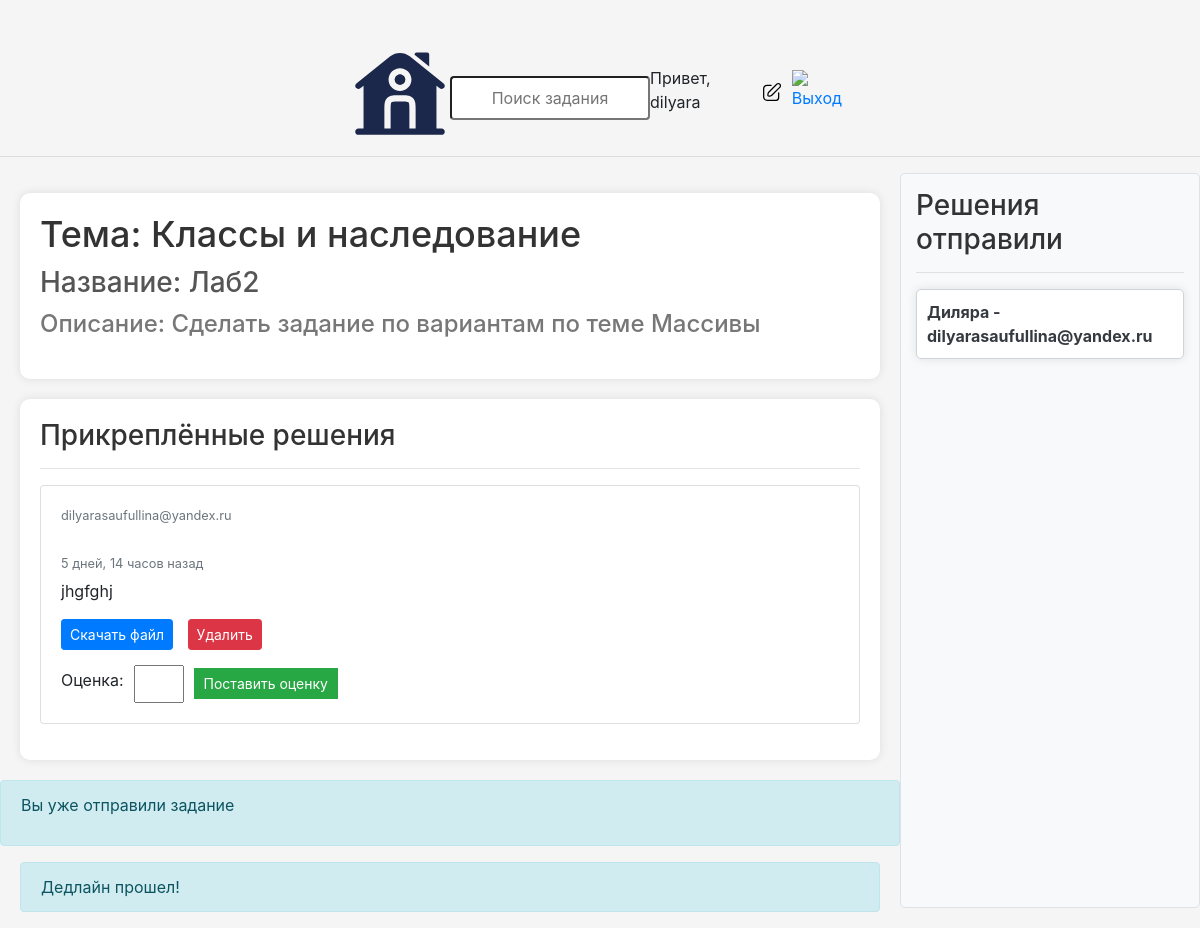
The page /task/1/ (signed in) on the database as committed earlier.
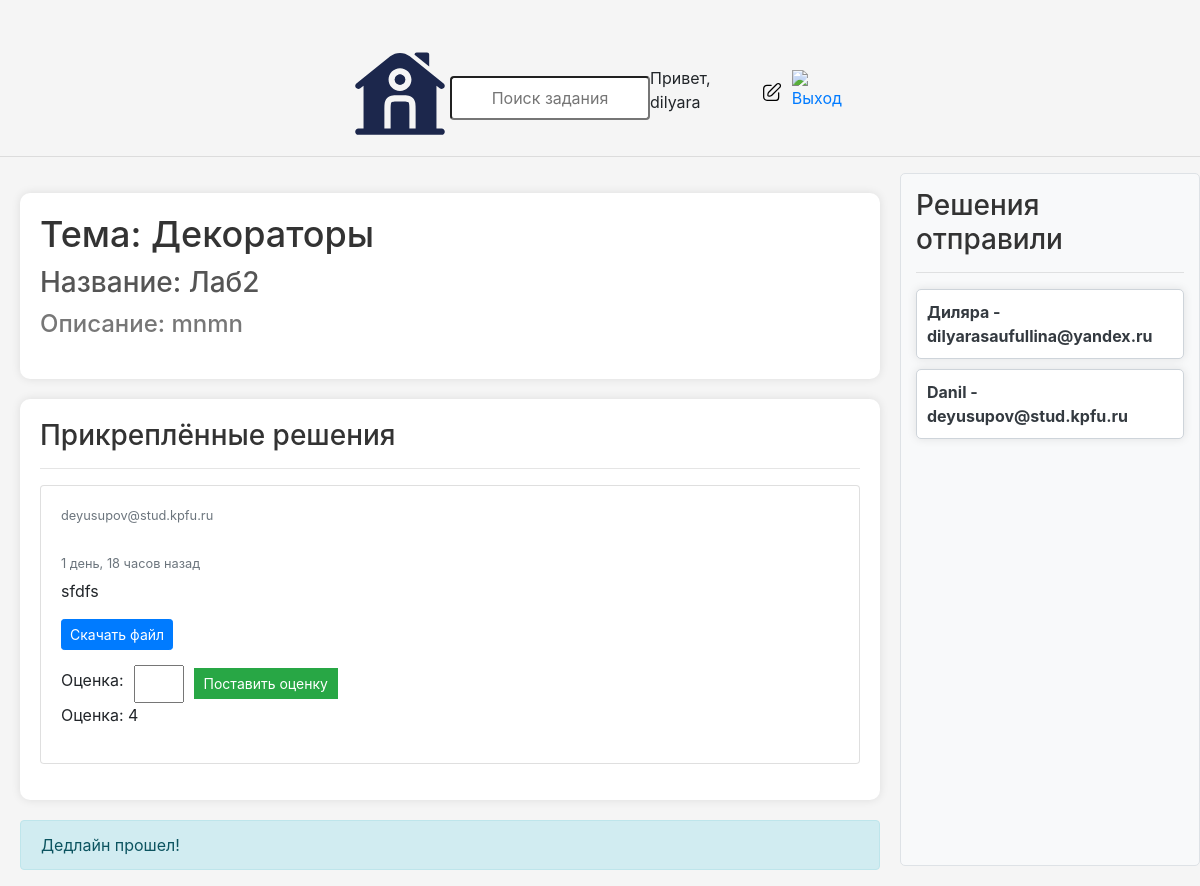
The same page on the database as committed later.
### base/models.py (models this page shows, shortened)
class Task(models.Model):
    host = models.ForeignKey(User, on_delete = models.SET_NULL, null = True)
    topic = models.ForeignKey(Topic, on_delete = models.SET_NULL, null = True)
    name = models.CharField(max_length = 200)
    description = models.TextField(null = True, blank = True)
    participants = models.ManyToManyField(User, related_name = 'participants', blank = True)
    updated = models.DateTimeField(auto_now = True)
    created = models.DateTimeField(auto_now_add = True)
    deadline = models.DateTimeField(null = True, blank = True)
    class Meta:
        ordering=['-updated','-created']

class Topic(models.Model):
    name = models.CharField(max_length = 200)
    def __str__(self):
        return self.name

class Message(models.Model):
    user = models.ForeignKey(User, on_delete=models.CASCADE)
    task = models.ForeignKey(Task, on_delete=models.CASCADE)
    body = models.TextField()
    attachment = models.FileField(upload_to='message_files/', null=True, blank=True)
    updated = models.DateTimeField(auto_now=True)
    created = models.DateTimeField(auto_now_add=True)
    rating = models.IntegerField(null=True, blank=True)
    class Meta:
        ordering = ['-updated','-created']

class User(AbstractUser):
    name = models.CharField(max_length=200, null=True)
    email = models.EmailField(unique=True, null=True)
    bio = models.TextField(null=True)
    ROLE_CHOICES = [
        ('admin', 'Admin'),
        ('user', 'User'),
    ]
    role = models.CharField(max_length=5, choices=ROLE_CHOICES, default='user')
    avatar = models.ImageField(null=True, default='avatar.svg')
    USERNAME_FIELD = 'email'
    REQUIRED_FIELDS = []

### base/views.py (the view)
# urls.py: path('task/<str:pk>/', views.getTask),
def task(request, pk):
    task = Task.objects.get(id=pk)
    now = timezone.now()
    participants = task.participants.all()
    if request.user.is_authenticated:
        if request.user.role == 'admin':
            task_messages = task.message_set.all().order_by('-created')
        else:
            task_messages = task.message_set.filter(user=request.user).order_by('-created')
    else:
        task_messages = []
    user_message_count = 0
    for message in task_messages:
        if message.user == request.user:
            user_message_count += 1
    if request.method == 'POST':
        form = MessageForm(request.POST, request.FILES)
        if form.is_valid():
            message = form.save(commit=False)
            message.user = request.user
            message.task = task
            message.save()
            if request.user.role == 'admin':
                rating = request.POST.get('rating')
                if rating:
                    message.rating = rating
                    message.save()
            task.participants.add(request.user)
            success = True
        else:
            messages.error(request, 'Ошибка при отправке задания. Проверьте введенные данные.')
    else:
        form = MessageForm()
    context = {'task': task, 'task_messages': task_messages, 'participants': participants, 'form': form, 'user_message_count': user_message_count}
    return render(request, 'base/task.html', context)

### base/forms.py
class MessageForm(forms.ModelForm):
    class Meta:
        model = Message
        fields = ['body', 'attachment', 'rating']

### base/templates/base/task.html (shortened to what this page needs)
{% extends 'main.html' %}
{% load static %}
{% block content %}
<div class="task-container">
    <link rel="stylesheet" href="{% static 'css/bootstrap.min.css' %}">
        <div>
        <div class="task-details">
        <h1>Тема: {{task.topic}}</h1>
        <h2>Название: {{task.name}}</h2>
        <h3>Описание: {{task.description}}</h3>
        </div>
        <div class="comment-wrapper">
            <h3>Прикреплённые решения</h3>
            <hr>
            {% for message in task_messages %}
                <div class="card mb-3">
                    <div class="card-body">
                        <small class="text-muted">{{ message.user }}</small><br>
                        <small class="text-muted">{{ message.created|timesince }} назад</small>
                        <p>{{ message.body }}</p>
                        {% if message.attachment %}
                            <a href="{{ message.attachment.url }}" download class="btn btn-primary btn-sm">Скачать файл</a>
                        {% endif %}
                        {% if request.user == message.user %}
                            <a href="{% url 'delete-message' message.id %}" class="btn btn-danger btn-sm">Удалить</a>
                        {% endif %}
                        {% if request.user.role == 'admin' %}
                            <form method="post" action="{% url 'rate-message' message.id %}">
                                <label for="rating">Оценка:</label>
                                <input type="number" name="rating" min="1" max="5">
                                <button type="submit">Поставить оценку</button>
                            </form>
                        {% endif %}
                        {% if message.rating %}
                            <p>Оценка: {{ message.rating }}</p>
                        {% endif %}
                    </div>
                </div>
            {% endfor %}
        </div>
        {% if request.user.is_authenticated %}
        {% if success %}
            <p>Задание успешно отправлено!</p>
        {% else %}
        {% if user_message_count == 0 %}
        {% if request.user.role != 'admin' %}
            <div class="comment-form mt-3">
                <form method="POST" action="" enctype="multipart/form-data">
                    {% csrf_token %}
                    <div class="form-group">
                        <label for="body">Введите комментарий к решению</label>
                        <input type="text" name="body" id="body" class="form-control" placeholder="Введите комментарий к решению"/>
                    </div>
                    <div class="form-group">
                        <label for="attachment">Прикрепить файл</label>
                        <input type="file" name="attachment" id="attachment" class="form-control-file"/>
                    </div>
                    <button type="submit" id="specificSubmitButton" class="btn btn-primary">Отправить</button>
                </form>
            </div>
        {% endif %}
        {% else %}
            <div class="alert alert-info mt-3" role="alert">
                <p>Вы уже отправили задание</p>
            </div>
        {% endif %}
        <div class="alert alert-info mt-3" role="alert" id="deadline-check" style="margin-left: 20px; margin-right: 20px;">
        </div>
        {% endif %}
    {% endif %}
    </div>
    <div class="user-solutions">
        <h3>Решения отправили</h3>
        <hr>
        {% for user in participants %}
            <div class="user-card">
                <p>{{user.name}} - {{user.email}}</p>
            </div>
        {% endfor %}
    </div>
</div>
{% endblock %}

### templates/navbar.html
{% load static %}
<div style="display: flex; align-items: center; justify-content: space-between; padding-top: 40px;">
    <link rel="stylesheet" href="{% static 'css/bootstrap.min.css' %}">
    <link rel="stylesheet" href="{% static 'styles/navbar_styles.css' %}">
    <a href="/" style="margin-left: 350px;">
        <img src="{% static 'images/home.svg' %}" alt="Логотип" width="100" height="100">
    </a>
    <div class="form__group">
        <form method="GET" action="{% url 'home' %}" style="flex-grow: 1; text-align: center;">
            <input type="text" name="q" placeholder="Поиск задания" style="width: 200px;">
        </form>
    </div>
    <div style="display: flex; align-items: center; margin-right: 350px;">
        {% if request.user.is_authenticated %}
        <a style="margin-right: 10px;">Привет, {{ request.user.username }}</a>
        <a href="{% url 'update-user' %}" style="margin-right: 10px;">
            <img src="{% static 'images/edit.svg' %}" alt="Редактировать" width="20" height="20">
        </a>
        <a href="{% url 'logout' %}">
            <img src="{% static 'images/exit.svg' %}" alt="Выход" width="20" height="20">
        </a>
        {% else %}
        <a href="{% url 'login' %}">Вход</a>
        {% endif %}
    </div>
</div>

Rows that differ between the two databases and show on the page:
removed Message: user "dilyarasaufullina@yandex.ru", created "5 дней, 14 часов", body "jhgfghj", shows "Удалить"
changed Task "Лаб2": topic "Классы и наследование" → "Декораторы"; description "Сделать задание по вариантам по теме Массивы" → "mnmn"
added Message: user "deyusupov@stud.kpfu.ru", created "1 день, 18 часов", body "sfdfs", rating "4"
now on this page (row edited): User: name "Danil", email "deyusupov@stud.kpfu.ru"
Other text that changed with them:
text no longer shown: "Вы уже отправили задание"
